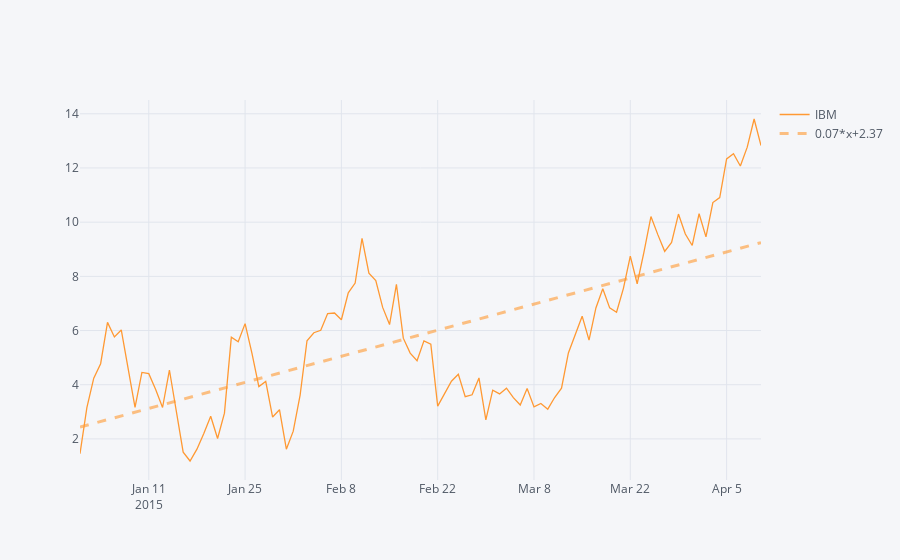

Write notebook code for a chart like this one.
### Code cell
df['IBM'].iplot(filename='IBM Returns',bestfit=True)
